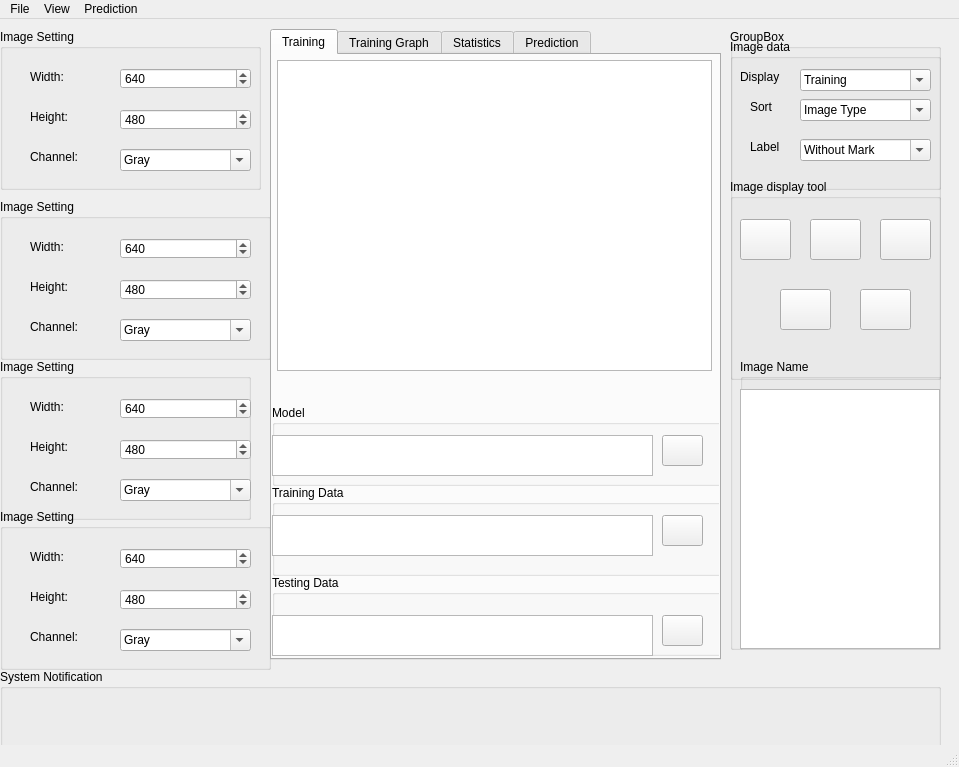
<?xml version="1.0" encoding="UTF-8"?>
<ui version="4.0">
 <class>MainWindow</class>
 <widget class="QMainWindow" name="MainWindow">
  <property name="geometry">
   <rect>
    <x>0</x>
    <y>0</y>
    <width>959</width>
    <height>767</height>
   </rect>
  </property>
  <property name="windowTitle">
   <string>MainWindow</string>
  </property>
  <widget class="QWidget" name="centralwidget">
   <widget class="QGroupBox" name="groupBox_ImageSetting">
    <property name="geometry">
     <rect>
      <x>0</x>
      <y>10</y>
      <width>261</width>
      <height>161</height>
     </rect>
    </property>
    <property name="font">
     <font>
      <weight>50</weight>
      <bold>false</bold>
     </font>
    </property>
    <property name="title">
     <string>Image Setting</string>
    </property>
    <property name="flat">
     <bool>true</bool>
    </property>
    <property name="checkable">
     <bool>false</bool>
    </property>
    <widget class="QLabel" name="label_ImageWidth">
     <property name="geometry">
      <rect>
       <x>30</x>
       <y>40</y>
       <width>58</width>
       <height>15</height>
      </rect>
     </property>
     <property name="text">
      <string>Width:</string>
     </property>
    </widget>
    <widget class="QLabel" name="label_ImageHeight">
     <property name="geometry">
      <rect>
       <x>30</x>
       <y>80</y>
       <width>58</width>
       <height>15</height>
      </rect>
     </property>
     <property name="text">
      <string>Height:</string>
     </property>
    </widget>
    <widget class="QLabel" name="label_Channel">
     <property name="geometry">
      <rect>
       <x>30</x>
       <y>120</y>
       <width>58</width>
       <height>15</height>
      </rect>
     </property>
     <property name="text">
      <string>Channel:</string>
     </property>
    </widget>
    <widget class="QSpinBox" name="spinBox_ImageWidth">
     <property name="geometry">
      <rect>
       <x>120</x>
       <y>39</y>
       <width>131</width>
       <height>21</height>
      </rect>
     </property>
     <property name="maximum">
      <number>1000</number>
     </property>
     <property name="value">
      <number>640</number>
     </property>
    </widget>
    <widget class="QSpinBox" name="spinBox_ImageHeight">
     <property name="geometry">
      <rect>
       <x>120</x>
       <y>80</y>
       <width>131</width>
       <height>21</height>
      </rect>
     </property>
     <property name="maximum">
      <number>1000</number>
     </property>
     <property name="value">
      <number>480</number>
     </property>
    </widget>
    <widget class="QComboBox" name="comboBox_ImageChannel">
     <property name="geometry">
      <rect>
       <x>120</x>
       <y>120</y>
       <width>131</width>
       <height>22</height>
      </rect>
     </property>
     <property name="editable">
      <bool>true</bool>
     </property>
     <property name="currentText">
      <string>Gray</string>
     </property>
     <property name="currentIndex">
      <number>0</number>
     </property>
     <item>
      <property name="text">
       <string>Gray</string>
      </property>
     </item>
     <item>
      <property name="text">
       <string>Color</string>
      </property>
     </item>
    </widget>
   </widget>
   <widget class="QGroupBox" name="groupBox_ImageSetting_2">
    <property name="geometry">
     <rect>
      <x>0</x>
      <y>180</y>
      <width>271</width>
      <height>161</height>
     </rect>
    </property>
    <property name="font">
     <font>
      <weight>50</weight>
      <bold>false</bold>
     </font>
    </property>
    <property name="title">
     <string>Image Setting</string>
    </property>
    <property name="flat">
     <bool>true</bool>
    </property>
    <property name="checkable">
     <bool>false</bool>
    </property>
    <widget class="QLabel" name="label_ImageWidth_2">
     <property name="geometry">
      <rect>
       <x>30</x>
       <y>40</y>
       <width>58</width>
       <height>15</height>
      </rect>
     </property>
     <property name="text">
      <string>Width:</string>
     </property>
    </widget>
    <widget class="QLabel" name="label_ImageHeight_2">
     <property name="geometry">
      <rect>
       <x>30</x>
       <y>80</y>
       <width>58</width>
       <height>15</height>
      </rect>
     </property>
     <property name="text">
      <string>Height:</string>
     </property>
    </widget>
    <widget class="QLabel" name="label_Channel_2">
     <property name="geometry">
      <rect>
       <x>30</x>
       <y>120</y>
       <width>58</width>
       <height>15</height>
      </rect>
     </property>
     <property name="text">
      <string>Channel:</string>
     </property>
    </widget>
    <widget class="QSpinBox" name="spinBox_ImageWidth_2">
     <property name="geometry">
      <rect>
       <x>120</x>
       <y>39</y>
       <width>131</width>
       <height>21</height>
      </rect>
     </property>
     <property name="maximum">
      <number>1000</number>
     </property>
     <property name="value">
      <number>640</number>
     </property>
    </widget>
    <widget class="QSpinBox" name="spinBox_ImageHeight_2">
     <property name="geometry">
      <rect>
       <x>120</x>
       <y>80</y>
       <width>131</width>
       <height>21</height>
      </rect>
     </property>
     <property name="maximum">
      <number>1000</number>
     </property>
     <property name="value">
      <number>480</number>
     </property>
    </widget>
    <widget class="QComboBox" name="comboBox_ImageChannel_2">
     <property name="geometry">
      <rect>
       <x>120</x>
       <y>120</y>
       <width>131</width>
       <height>22</height>
      </rect>
     </property>
     <property name="editable">
      <bool>true</bool>
     </property>
     <property name="currentText">
      <string>Gray</string>
     </property>
     <property name="currentIndex">
      <number>0</number>
     </property>
     <item>
      <property name="text">
       <string>Gray</string>
      </property>
     </item>
     <item>
      <property name="text">
       <string>Color</string>
      </property>
     </item>
    </widget>
   </widget>
   <widget class="QGroupBox" name="groupBox_ImageSetting_3">
    <property name="geometry">
     <rect>
      <x>0</x>
      <y>340</y>
      <width>251</width>
      <height>161</height>
     </rect>
    </property>
    <property name="font">
     <font>
      <weight>50</weight>
      <bold>false</bold>
     </font>
    </property>
    <property name="title">
     <string>Image Setting</string>
    </property>
    <property name="flat">
     <bool>true</bool>
    </property>
    <property name="checkable">
     <bool>false</bool>
    </property>
    <widget class="QLabel" name="label_ImageWidth_3">
     <property name="geometry">
      <rect>
       <x>30</x>
       <y>40</y>
       <width>58</width>
       <height>15</height>
      </rect>
     </property>
     <property name="text">
      <string>Width:</string>
     </property>
    </widget>
    <widget class="QLabel" name="label_ImageHeight_3">
     <property name="geometry">
      <rect>
       <x>30</x>
       <y>80</y>
       <width>58</width>
       <height>15</height>
      </rect>
     </property>
     <property name="text">
      <string>Height:</string>
     </property>
    </widget>
    <widget class="QLabel" name="label_Channel_3">
     <property name="geometry">
      <rect>
       <x>30</x>
       <y>120</y>
       <width>58</width>
       <height>15</height>
      </rect>
     </property>
     <property name="text">
      <string>Channel:</string>
     </property>
    </widget>
    <widget class="QSpinBox" name="spinBox_ImageWidth_3">
     <property name="geometry">
      <rect>
       <x>120</x>
       <y>39</y>
       <width>131</width>
       <height>21</height>
      </rect>
     </property>
     <property name="maximum">
      <number>1000</number>
     </property>
     <property name="value">
      <number>640</number>
     </property>
    </widget>
    <widget class="QSpinBox" name="spinBox_ImageHeight_3">
     <property name="geometry">
      <rect>
       <x>120</x>
       <y>80</y>
       <width>131</width>
       <height>21</height>
      </rect>
     </property>
     <property name="maximum">
      <number>1000</number>
     </property>
     <property name="value">
      <number>480</number>
     </property>
    </widget>
    <widget class="QComboBox" name="comboBox_ImageChannel_3">
     <property name="geometry">
      <rect>
       <x>120</x>
       <y>120</y>
       <width>131</width>
       <height>22</height>
      </rect>
     </property>
     <property name="editable">
      <bool>true</bool>
     </property>
     <property name="currentText">
      <string>Gray</string>
     </property>
     <property name="currentIndex">
      <number>0</number>
     </property>
     <item>
      <property name="text">
       <string>Gray</string>
      </property>
     </item>
     <item>
      <property name="text">
       <string>Color</string>
      </property>
     </item>
    </widget>
   </widget>
   <widget class="QGroupBox" name="groupBox_ImageSetting_4">
    <property name="geometry">
     <rect>
      <x>0</x>
      <y>490</y>
      <width>271</width>
      <height>161</height>
     </rect>
    </property>
    <property name="font">
     <font>
      <weight>50</weight>
      <bold>false</bold>
     </font>
    </property>
    <property name="title">
     <string>Image Setting</string>
    </property>
    <property name="flat">
     <bool>true</bool>
    </property>
    <property name="checkable">
     <bool>false</bool>
    </property>
    <widget class="QLabel" name="label_ImageWidth_4">
     <property name="geometry">
      <rect>
       <x>30</x>
       <y>40</y>
       <width>58</width>
       <height>15</height>
      </rect>
     </property>
     <property name="text">
      <string>Width:</string>
     </property>
    </widget>
    <widget class="QLabel" name="label_ImageHeight_4">
     <property name="geometry">
      <rect>
       <x>30</x>
       <y>80</y>
       <width>58</width>
       <height>15</height>
      </rect>
     </property>
     <property name="text">
      <string>Height:</string>
     </property>
    </widget>
    <widget class="QLabel" name="label_Channel_4">
     <property name="geometry">
      <rect>
       <x>30</x>
       <y>120</y>
       <width>58</width>
       <height>15</height>
      </rect>
     </property>
     <property name="text">
      <string>Channel:</string>
     </property>
    </widget>
    <widget class="QSpinBox" name="spinBox_ImageWidth_4">
     <property name="geometry">
      <rect>
       <x>120</x>
       <y>39</y>
       <width>131</width>
       <height>21</height>
      </rect>
     </property>
     <property name="maximum">
      <number>1000</number>
     </property>
     <property name="value">
      <number>640</number>
     </property>
    </widget>
    <widget class="QSpinBox" name="spinBox_ImageHeight_4">
     <property name="geometry">
      <rect>
       <x>120</x>
       <y>80</y>
       <width>131</width>
       <height>21</height>
      </rect>
     </property>
     <property name="maximum">
      <number>1000</number>
     </property>
     <property name="value">
      <number>480</number>
     </property>
    </widget>
    <widget class="QComboBox" name="comboBox_ImageChannel_4">
     <property name="geometry">
      <rect>
       <x>120</x>
       <y>120</y>
       <width>131</width>
       <height>22</height>
      </rect>
     </property>
     <property name="editable">
      <bool>true</bool>
     </property>
     <property name="currentText">
      <string>Gray</string>
     </property>
     <property name="currentIndex">
      <number>0</number>
     </property>
     <item>
      <property name="text">
       <string>Gray</string>
      </property>
     </item>
     <item>
      <property name="text">
       <string>Color</string>
      </property>
     </item>
    </widget>
   </widget>
   <widget class="QGroupBox" name="groupBox">
    <property name="geometry">
     <rect>
      <x>730</x>
      <y>10</y>
      <width>211</width>
      <height>621</height>
     </rect>
    </property>
    <property name="title">
     <string>GroupBox</string>
    </property>
    <widget class="QGroupBox" name="groupBox_3">
     <property name="geometry">
      <rect>
       <x>10</x>
       <y>330</y>
       <width>211</width>
       <height>301</height>
      </rect>
     </property>
     <property name="title">
      <string>Image Name</string>
     </property>
     <widget class="QListWidget" name="listWidget_ImageName">
      <property name="geometry">
       <rect>
        <x>0</x>
        <y>30</y>
        <width>200</width>
        <height>260</height>
       </rect>
      </property>
     </widget>
    </widget>
    <widget class="QGroupBox" name="groupBox_4">
     <property name="geometry">
      <rect>
       <x>0</x>
       <y>10</y>
       <width>211</width>
       <height>151</height>
      </rect>
     </property>
     <property name="title">
      <string>Image data</string>
     </property>
     <widget class="QComboBox" name="comboBox_ImageChannel_5">
      <property name="geometry">
       <rect>
        <x>70</x>
        <y>30</y>
        <width>131</width>
        <height>22</height>
       </rect>
      </property>
      <property name="editable">
       <bool>true</bool>
      </property>
      <property name="currentText">
       <string>Training</string>
      </property>
      <property name="currentIndex">
       <number>0</number>
      </property>
      <item>
       <property name="text">
        <string>Training</string>
       </property>
      </item>
      <item>
       <property name="text">
        <string>Testing</string>
       </property>
      </item>
      <item>
       <property name="text">
        <string>All</string>
       </property>
      </item>
     </widget>
     <widget class="QLabel" name="label">
      <property name="geometry">
       <rect>
        <x>10</x>
        <y>30</y>
        <width>55</width>
        <height>16</height>
       </rect>
      </property>
      <property name="text">
       <string>Display</string>
      </property>
     </widget>
     <widget class="QComboBox" name="comboBox_ImageChannel_6">
      <property name="geometry">
       <rect>
        <x>70</x>
        <y>60</y>
        <width>131</width>
        <height>22</height>
       </rect>
      </property>
      <property name="editable">
       <bool>true</bool>
      </property>
      <property name="currentText">
       <string>Image Type</string>
      </property>
      <property name="currentIndex">
       <number>0</number>
      </property>
      <item>
       <property name="text">
        <string>Image Type</string>
       </property>
      </item>
      <item>
       <property name="text">
        <string>Alphabetical</string>
       </property>
      </item>
      <item>
       <property name="text">
        <string>Time</string>
       </property>
      </item>
     </widget>
     <widget class="QLabel" name="label_2">
      <property name="geometry">
       <rect>
        <x>20</x>
        <y>60</y>
        <width>55</width>
        <height>16</height>
       </rect>
      </property>
      <property name="text">
       <string>Sort</string>
      </property>
     </widget>
     <widget class="QLabel" name="label_3">
      <property name="geometry">
       <rect>
        <x>20</x>
        <y>100</y>
        <width>55</width>
        <height>16</height>
       </rect>
      </property>
      <property name="text">
       <string>Label</string>
      </property>
     </widget>
     <widget class="QComboBox" name="comboBox_ImageChannel_7">
      <property name="geometry">
       <rect>
        <x>70</x>
        <y>100</y>
        <width>131</width>
        <height>22</height>
       </rect>
      </property>
      <property name="editable">
       <bool>true</bool>
      </property>
      <property name="currentText">
       <string>Without Mark</string>
      </property>
      <property name="currentIndex">
       <number>0</number>
      </property>
      <item>
       <property name="text">
        <string>Without Mark</string>
       </property>
      </item>
     </widget>
    </widget>
    <widget class="QGroupBox" name="groupBox_5">
     <property name="geometry">
      <rect>
       <x>0</x>
       <y>150</y>
       <width>211</width>
       <height>201</height>
      </rect>
     </property>
     <property name="title">
      <string>Image display tool</string>
     </property>
     <widget class="QPushButton" name="pushButton">
      <property name="geometry">
       <rect>
        <x>10</x>
        <y>40</y>
        <width>51</width>
        <height>41</height>
       </rect>
      </property>
      <property name="text">
       <string/>
      </property>
      <property name="icon">
       <iconset>
        <normaloff>../../labelImg-master/labelImg-master/resources/icons/zoom.png</normaloff>../../labelImg-master/labelImg-master/resources/icons/zoom.png</iconset>
      </property>
     </widget>
     <widget class="QPushButton" name="pushButton_2">
      <property name="geometry">
       <rect>
        <x>80</x>
        <y>40</y>
        <width>51</width>
        <height>41</height>
       </rect>
      </property>
      <property name="text">
       <string/>
      </property>
      <property name="icon">
       <iconset>
        <normaloff>../../labelImg-master/labelImg-master/resources/icons/zoom-in.png</normaloff>../../labelImg-master/labelImg-master/resources/icons/zoom-in.png</iconset>
      </property>
     </widget>
     <widget class="QPushButton" name="pushButton_3">
      <property name="geometry">
       <rect>
        <x>150</x>
        <y>40</y>
        <width>51</width>
        <height>41</height>
       </rect>
      </property>
      <property name="text">
       <string/>
      </property>
      <property name="icon">
       <iconset>
        <normaloff>../../labelImg-master/labelImg-master/resources/icons/zoom-out.png</normaloff>../../labelImg-master/labelImg-master/resources/icons/zoom-out.png</iconset>
      </property>
     </widget>
     <widget class="QPushButton" name="pushButton_4">
      <property name="geometry">
       <rect>
        <x>50</x>
        <y>110</y>
        <width>51</width>
        <height>41</height>
       </rect>
      </property>
      <property name="text">
       <string/>
      </property>
      <property name="icon">
       <iconset>
        <normaloff>../../labelImg-master/labelImg-master/resources/icons/prev.png</normaloff>../../labelImg-master/labelImg-master/resources/icons/prev.png</iconset>
      </property>
     </widget>
     <widget class="QPushButton" name="pushButton_5">
      <property name="geometry">
       <rect>
        <x>130</x>
        <y>110</y>
        <width>51</width>
        <height>41</height>
       </rect>
      </property>
      <property name="text">
       <string/>
      </property>
      <property name="icon">
       <iconset>
        <normaloff>../../labelImg-master/labelImg-master/resources/icons/next.png</normaloff>../../labelImg-master/labelImg-master/resources/icons/next.png</iconset>
      </property>
     </widget>
    </widget>
   </widget>
   <widget class="QGroupBox" name="System_Notification">
    <property name="geometry">
     <rect>
      <x>0</x>
      <y>650</y>
      <width>941</width>
      <height>101</height>
     </rect>
    </property>
    <property name="title">
     <string>System Notification</string>
    </property>
   </widget>
   <widget class="QTabWidget" name="tabWidget">
    <property name="geometry">
     <rect>
      <x>270</x>
      <y>10</y>
      <width>451</width>
      <height>631</height>
     </rect>
    </property>
    <property name="currentIndex">
     <number>0</number>
    </property>
    <widget class="QWidget" name="tab">
     <attribute name="title">
      <string>Training</string>
     </attribute>
     <widget class="QGraphicsView" name="graphicsView">
      <property name="geometry">
       <rect>
        <x>5</x>
        <y>5</y>
        <width>435</width>
        <height>311</height>
       </rect>
      </property>
     </widget>
     <widget class="QGroupBox" name="groupBox_TestingData">
      <property name="geometry">
       <rect>
        <x>0</x>
        <y>520</y>
        <width>461</width>
        <height>81</height>
       </rect>
      </property>
      <property name="title">
       <string>Testing Data</string>
      </property>
      <widget class="QPlainTextEdit" name="plainTextEdit_TestingDataPath">
       <property name="geometry">
        <rect>
         <x>0</x>
         <y>40</y>
         <width>381</width>
         <height>41</height>
        </rect>
       </property>
      </widget>
      <widget class="QPushButton" name="pushButton_AIModelPath_4">
       <property name="geometry">
        <rect>
         <x>390</x>
         <y>40</y>
         <width>41</width>
         <height>31</height>
        </rect>
       </property>
       <property name="font">
        <font>
         <weight>50</weight>
         <bold>false</bold>
        </font>
       </property>
       <property name="text">
        <string/>
       </property>
       <property name="icon">
        <iconset>
         <normaloff>../../labelImg-master/labelImg-master/resources/icons/open.png</normaloff>../../labelImg-master/labelImg-master/resources/icons/open.png</iconset>
       </property>
      </widget>
     </widget>
     <widget class="QGroupBox" name="groupBox_2">
      <property name="geometry">
       <rect>
        <x>0</x>
        <y>350</y>
        <width>461</width>
        <height>81</height>
       </rect>
      </property>
      <property name="title">
       <string>Model</string>
      </property>
      <widget class="QPushButton" name="pushButton_AIModelPath">
       <property name="geometry">
        <rect>
         <x>390</x>
         <y>30</y>
         <width>41</width>
         <height>31</height>
        </rect>
       </property>
       <property name="font">
        <font>
         <weight>50</weight>
         <bold>false</bold>
        </font>
       </property>
       <property name="text">
        <string/>
       </property>
       <property name="icon">
        <iconset>
         <normaloff>../../labelImg-master/labelImg-master/resources/icons/open.png</normaloff>../../labelImg-master/labelImg-master/resources/icons/open.png</iconset>
       </property>
      </widget>
      <widget class="QPlainTextEdit" name="plainTextEdit_ModelPath">
       <property name="geometry">
        <rect>
         <x>0</x>
         <y>30</y>
         <width>381</width>
         <height>41</height>
        </rect>
       </property>
      </widget>
     </widget>
     <widget class="QGroupBox" name="groupBox_TrainingData">
      <property name="geometry">
       <rect>
        <x>0</x>
        <y>430</y>
        <width>461</width>
        <height>91</height>
       </rect>
      </property>
      <property name="title">
       <string>Training Data</string>
      </property>
      <widget class="QPlainTextEdit" name="plainTextEdit_TrainingDataPath">
       <property name="geometry">
        <rect>
         <x>0</x>
         <y>30</y>
         <width>381</width>
         <height>41</height>
        </rect>
       </property>
      </widget>
      <widget class="QPushButton" name="pushButton_AIModelPath_3">
       <property name="geometry">
        <rect>
         <x>390</x>
         <y>30</y>
         <width>41</width>
         <height>31</height>
        </rect>
       </property>
       <property name="font">
        <font>
         <weight>50</weight>
         <bold>false</bold>
        </font>
       </property>
       <property name="text">
        <string/>
       </property>
       <property name="icon">
        <iconset>
         <normaloff>../../labelImg-master/labelImg-master/resources/icons/open.png</normaloff>../../labelImg-master/labelImg-master/resources/icons/open.png</iconset>
       </property>
      </widget>
     </widget>
    </widget>
    <widget class="QWidget" name="tab_2">
     <attribute name="title">
      <string>Training Graph</string>
     </attribute>
     <widget class="PlotWidget" name="graphicsView_LossGraph">
      <property name="geometry">
       <rect>
        <x>0</x>
        <y>320</y>
        <width>461</width>
        <height>251</height>
       </rect>
      </property>
     </widget>
     <widget class="QLabel" name="label_5">
      <property name="geometry">
       <rect>
        <x>140</x>
        <y>290</y>
        <width>181</width>
        <height>16</height>
       </rect>
      </property>
      <property name="text">
       <string>Accuracy value training graph</string>
      </property>
      <property name="textFormat">
       <enum>Qt::PlainText</enum>
      </property>
     </widget>
     <widget class="PlotWidget" name="graphicsView_AccGraph">
      <property name="geometry">
       <rect>
        <x>-10</x>
        <y>20</y>
        <width>471</width>
        <height>261</height>
       </rect>
      </property>
     </widget>
     <widget class="QLabel" name="label_4">
      <property name="geometry">
       <rect>
        <x>140</x>
        <y>580</y>
        <width>181</width>
        <height>16</height>
       </rect>
      </property>
      <property name="text">
       <string>Loss value training graph</string>
      </property>
      <property name="textFormat">
       <enum>Qt::PlainText</enum>
      </property>
     </widget>
    </widget>
    <widget class="QWidget" name="tab_3">
     <attribute name="title">
      <string>Statistics</string>
     </attribute>
     <widget class="QGroupBox" name="groupBox_7">
      <property name="geometry">
       <rect>
        <x>0</x>
        <y>30</y>
        <width>461</width>
        <height>291</height>
       </rect>
      </property>
      <property name="title">
       <string>Confusion Matrix</string>
      </property>
     </widget>
     <widget class="QGroupBox" name="groupBox_8">
      <property name="geometry">
       <rect>
        <x>0</x>
        <y>320</y>
        <width>461</width>
        <height>291</height>
       </rect>
      </property>
      <property name="title">
       <string>Number of image</string>
      </property>
     </widget>
    </widget>
    <widget class="QWidget" name="tab_4">
     <attribute name="title">
      <string>Prediction</string>
     </attribute>
     <widget class="QGraphicsView" name="graphicsView_2">
      <property name="geometry">
       <rect>
        <x>0</x>
        <y>20</y>
        <width>451</width>
        <height>311</height>
       </rect>
      </property>
     </widget>
     <widget class="QGroupBox" name="groupBox_6">
      <property name="geometry">
       <rect>
        <x>0</x>
        <y>360</y>
        <width>461</width>
        <height>241</height>
       </rect>
      </property>
      <property name="title">
       <string>Display prediction result</string>
      </property>
     </widget>
    </widget>
   </widget>
  </widget>
  <widget class="QMenuBar" name="menubar">
   <property name="geometry">
    <rect>
     <x>0</x>
     <y>0</y>
     <width>959</width>
     <height>25</height>
    </rect>
   </property>
   <widget class="QMenu" name="menuFile">
    <property name="title">
     <string>File</string>
    </property>
    <addaction name="actionSave_parameter"/>
    <addaction name="actionQuit"/>
   </widget>
   <widget class="QMenu" name="menuView">
    <property name="title">
     <string>View</string>
    </property>
   </widget>
   <widget class="QMenu" name="menuPrediction">
    <property name="title">
     <string>Prediction</string>
    </property>
    <addaction name="actionLoad_an_image"/>
    <addaction name="actionLoad_Folder_of_image"/>
   </widget>
   <addaction name="menuFile"/>
   <addaction name="menuView"/>
   <addaction name="menuPrediction"/>
  </widget>
  <widget class="QStatusBar" name="statusbar"/>
  <action name="actionLoad_an_image">
   <property name="text">
    <string>Load an image</string>
   </property>
  </action>
  <action name="actionLoad_Folder_of_image">
   <property name="text">
    <string>Load Folder of image</string>
   </property>
  </action>
  <action name="actionSave_parameter">
   <property name="icon">
    <iconset>
     <normaloff>../../labelImg-master/labelImg-master/resources/icons/save.png</normaloff>../../labelImg-master/labelImg-master/resources/icons/save.png</iconset>
   </property>
   <property name="text">
    <string>Save parameter</string>
   </property>
  </action>
  <action name="actionQuit">
   <property name="icon">
    <iconset>
     <normaloff>../../labelImg-master/labelImg-master/resources/icons/quit.png</normaloff>../../labelImg-master/labelImg-master/resources/icons/quit.png</iconset>
   </property>
   <property name="text">
    <string>Quit</string>
   </property>
  </action>
 </widget>
 <customwidgets>
  <customwidget>
   <class>PlotWidget</class>
   <extends>QGraphicsView</extends>
   <header>pyqtgraph</header>
  </customwidget>
 </customwidgets>
 <resources/>
 <connections/>
</ui>
